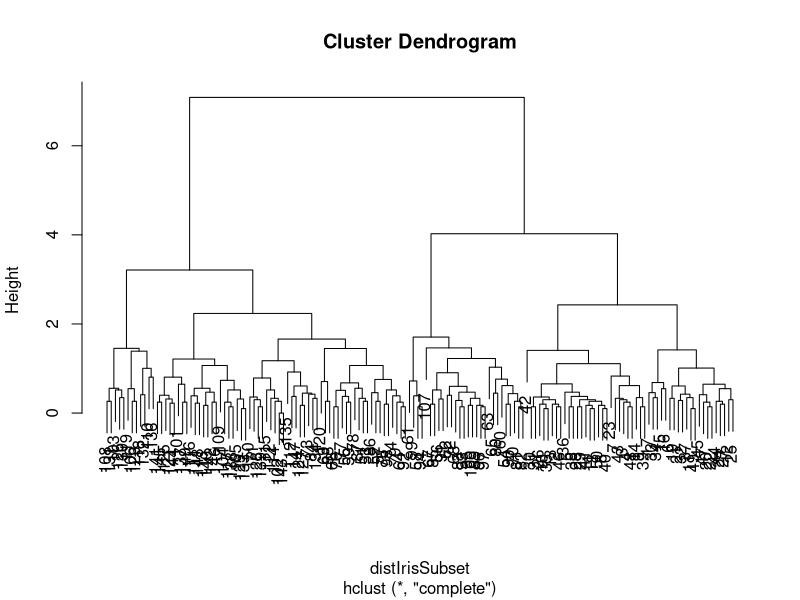

Here is the R script that generated this plot:
library(datasets)
data(iris)

myvars <- c("Sepal.Length", "Sepal.Width", "Petal.Length", "Petal.Width")
irisSubset <- iris[myvars]

distIrisSubset <- dist(irisSubset)
hClustering <- hclust(distIrisSubset)
plot(hClustering)

table(cutree(hClustering, h = 3))


